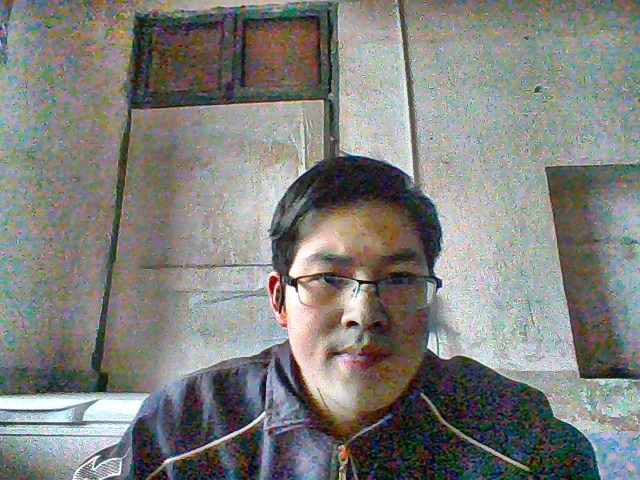
#> input picture ComputerVersion/data/img1/0.jpg, 640 x 480 px, given in place of the camera
$ python cut_image.py
#> lines starting #> are read from the running program, lines starting #| are printed output that depends on the picture
#> further down, img is the input picture: shape (480, 640, 3); mean B, G, R 123.8, 127.8, 126.7
### ComputerVersion/program/process_img1/imgStrengthen/Image_process.py
import cv2


# [8 lines left out: function clahe_strength, not called in this run]


def strength(img):  # 增强对比度
    b, g, r = cv2.split(img)
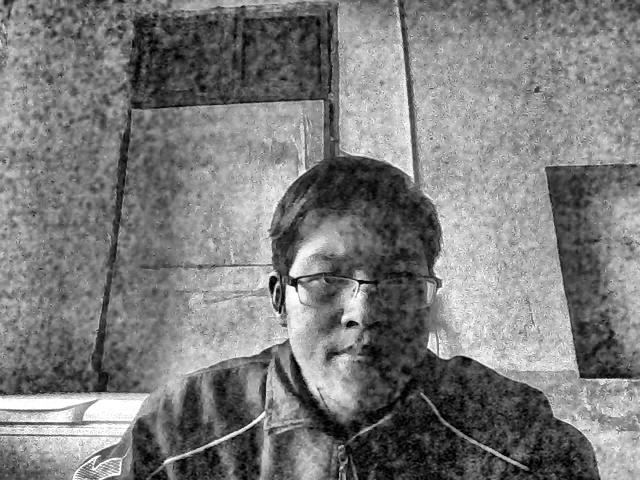
#> b: shape (480, 640); min 0, max 255, mean 123.8
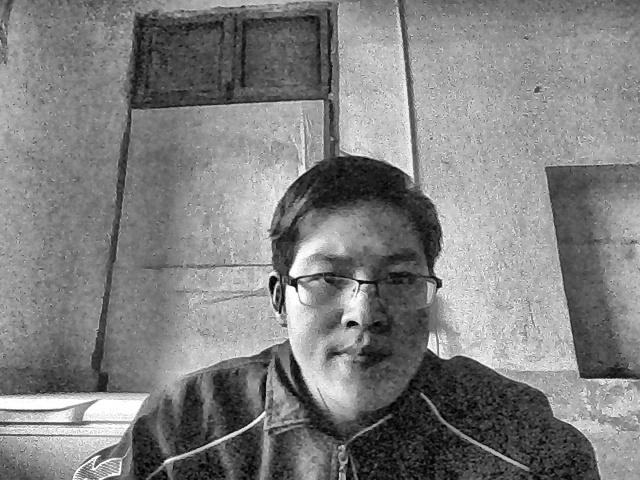
#> g: shape (480, 640); min 0, max 255, mean 127.8
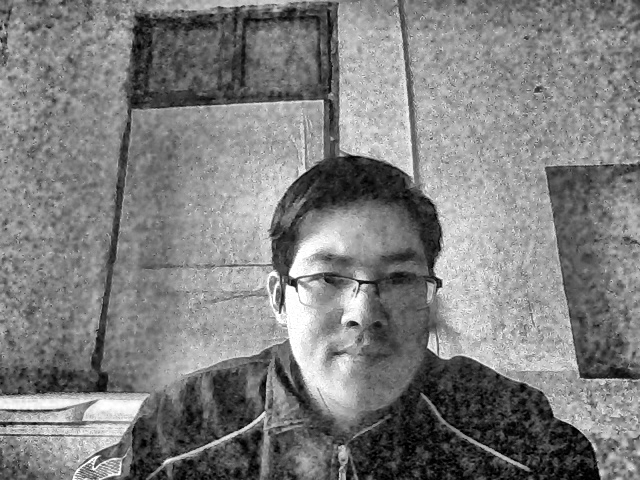
#> r: shape (480, 640); min 0, max 255, mean 126.7
    clahe = cv2.createCLAHE(clipLimit=2.0, tileGridSize=(8, 8))
    b = clahe.apply(b)
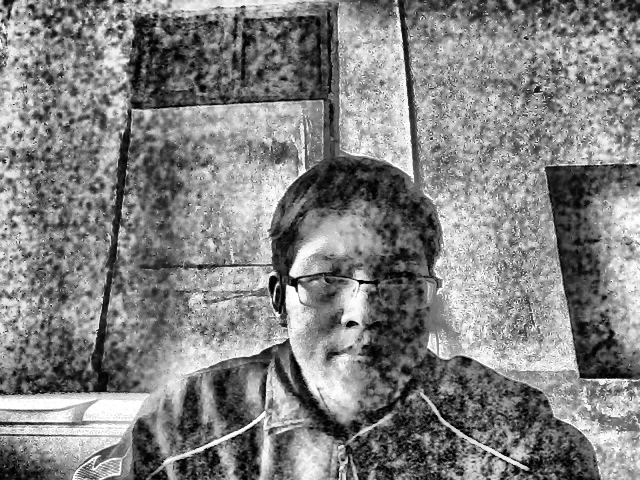
#> b: shape (480, 640); min 0, max 255, mean 130
    g = clahe.apply(g)
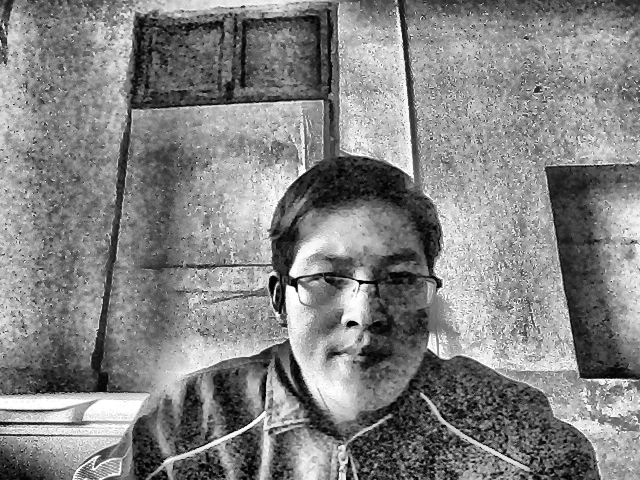
#> g: shape (480, 640); min 0, max 255, mean 131.1
    r = clahe.apply(r)
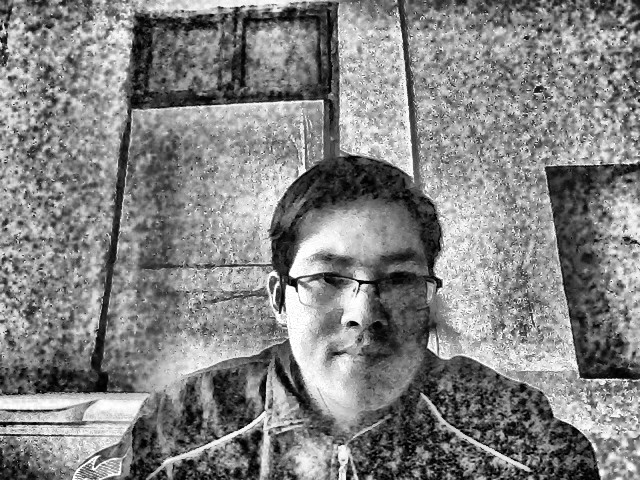
#> r: shape (480, 640); min 0, max 255, mean 131
    img = cv2.merge([b, g, r])
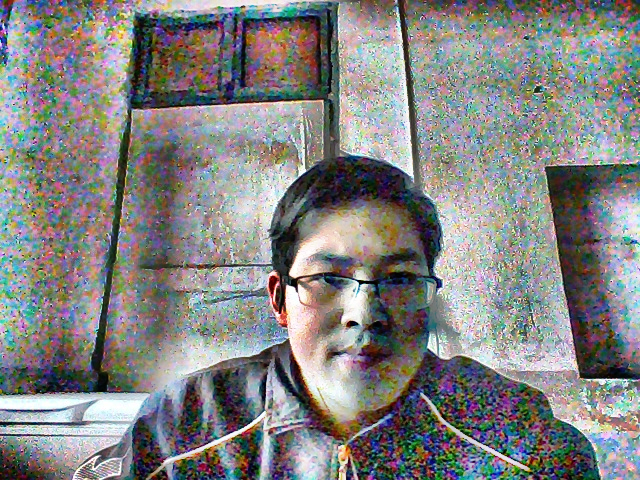
#> img: shape (480, 640, 3); mean B, G, R 130, 131.1, 131
    return img

### ComputerVersion/program/process_img1/cut_image.py
import sys

sys.path.append(r'./imgStrengthen/')
import Image_process as ImgP
import cv2

# 调用摄像头摄像头
cap = cv2.VideoCapture(0)
c = 0
while (True):  # 按帧提取图像
    # 获取摄像头拍摄到的画面，提取每一帧
    rval, img = cap.read()  # 25帧/秒
    timeF = 375  # 视频帧计数间隔频率15s
    if (c % timeF == 0):  # 每隔timeF帧进行存储操作
        cv2.imwrite('./../../data/img1/' + str(c) + 'origin.jpg', img)  # 存储原图像

        img = ImgP.strength(img)  # 调用图像处理的函数

        cv2.imwrite('./../../data/img1/' + str(c) + '.jpg', img)  # 存储为图像
    c = c + 1
    print(c)
    # 实时展示效果画面，输出每一帧
    cv2.imshow('frame', img)
    # 每5毫秒监听一次键盘动作
    if cv2.waitKey(5) & 0xFF == ord('q'):
#> (key q is pressed here)
        break
# 最后，关闭所有窗口
cap.release()
cv2.destroyAllWindows()

$ run again, on ComputerVersion/data/img1/375.jpg
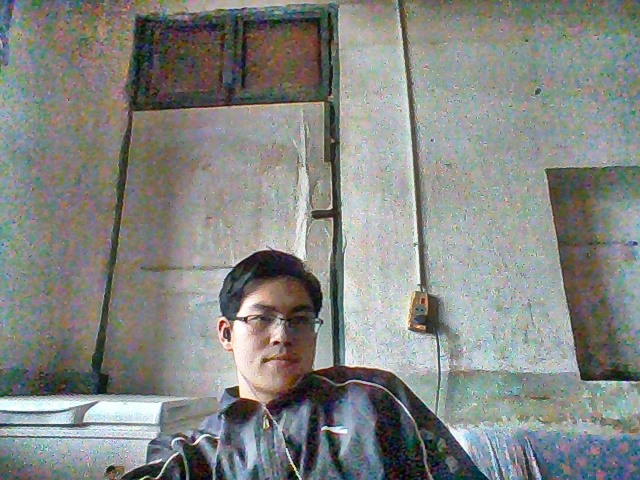
#> input picture ComputerVersion/data/img1/375.jpg, 640 x 480 px, given in place of the camera
#> img is the input picture: shape (480, 640, 3); mean B, G, R 130.6, 134.7, 131.5
#> in strength, `r = clahe.apply(r)`:
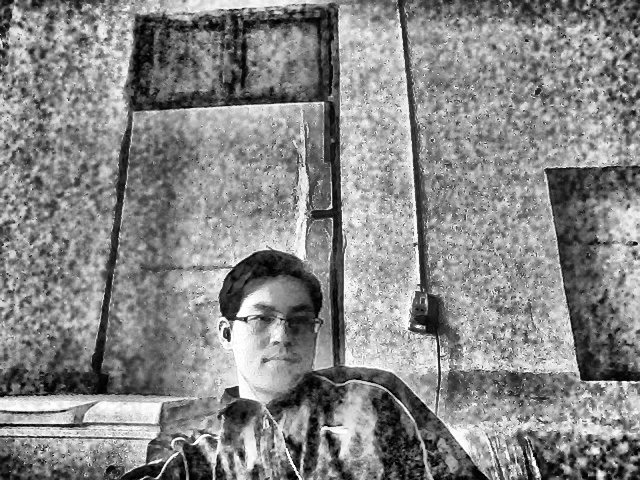
#> r: shape (480, 640); min 0, max 255, mean 134.8
#> in strength, `img = cv2.merge([b, g, r])`:
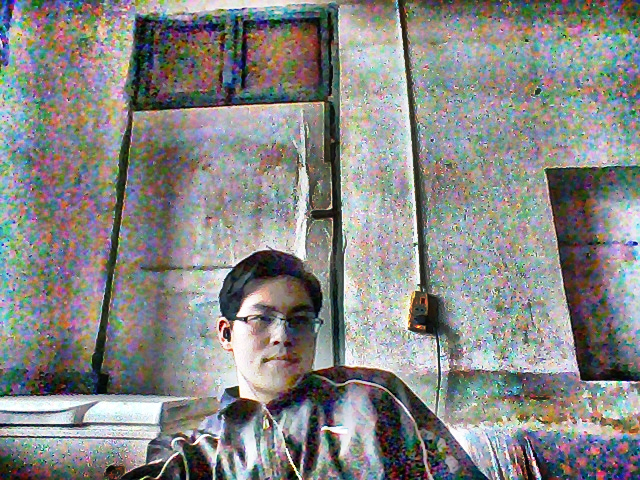
#> img: shape (480, 640, 3); mean B, G, R 133.5, 135.4, 134.8
